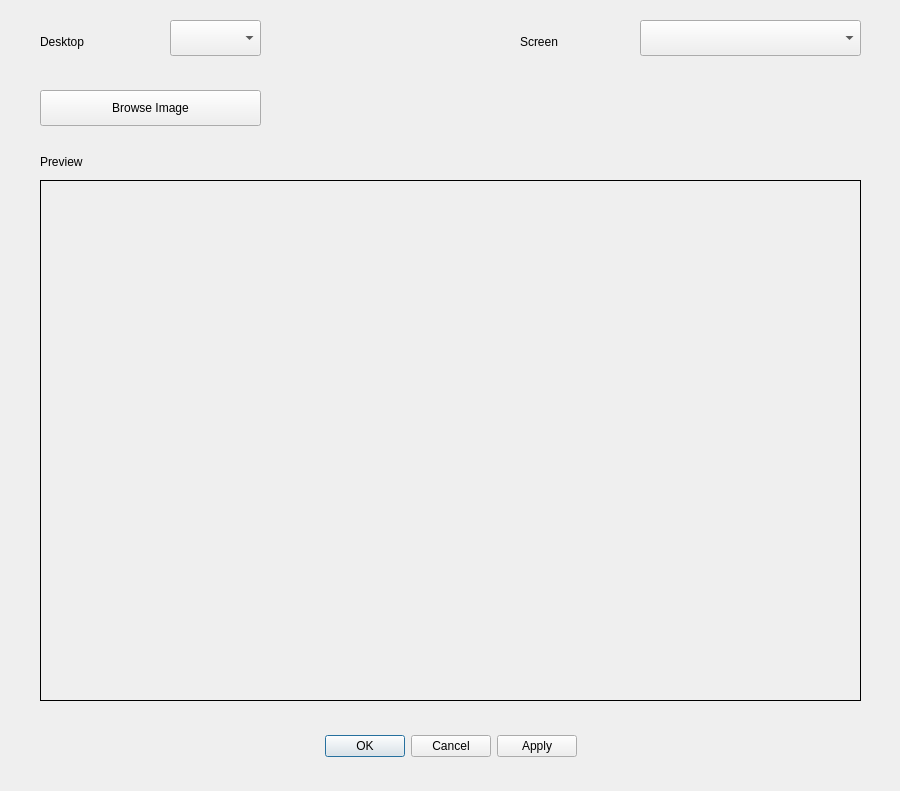
<?xml version="1.0" encoding="UTF-8"?>
<ui version="4.0">
 <class>WallpaperSettingsDialog</class>
 <widget class="QDialog" name="WallpaperSettingsDialog">
  <property name="geometry">
   <rect>
    <x>0</x>
    <y>0</y>
    <width>900</width>
    <height>791</height>
   </rect>
  </property>
  <property name="windowTitle">
   <string>Wallpaper Settings</string>
  </property>
  <widget class="QDialogButtonBox" name="buttonBox">
   <property name="geometry">
    <rect>
     <x>40</x>
     <y>730</y>
     <width>821</width>
     <height>32</height>
    </rect>
   </property>
   <property name="orientation">
    <enum>Qt::Horizontal</enum>
   </property>
   <property name="standardButtons">
    <set>QDialogButtonBox::Apply|QDialogButtonBox::Cancel|QDialogButtonBox::Ok</set>
   </property>
   <property name="centerButtons">
    <bool>true</bool>
   </property>
  </widget>
  <widget class="QPushButton" name="browse">
   <property name="geometry">
    <rect>
     <x>40</x>
     <y>90</y>
     <width>221</width>
     <height>36</height>
    </rect>
   </property>
   <property name="text">
    <string>Browse Image</string>
   </property>
  </widget>
  <widget class="QComboBox" name="desktop">
   <property name="geometry">
    <rect>
     <x>170</x>
     <y>20</y>
     <width>91</width>
     <height>36</height>
    </rect>
   </property>
  </widget>
  <widget class="QLabel" name="desktopLabel">
   <property name="geometry">
    <rect>
     <x>40</x>
     <y>30</y>
     <width>111</width>
     <height>23</height>
    </rect>
   </property>
   <property name="text">
    <string>Desktop</string>
   </property>
  </widget>
  <widget class="QLabel" name="screenLabel">
   <property name="geometry">
    <rect>
     <x>520</x>
     <y>30</y>
     <width>101</width>
     <height>23</height>
    </rect>
   </property>
   <property name="text">
    <string>Screen</string>
   </property>
  </widget>
  <widget class="QComboBox" name="screen">
   <property name="geometry">
    <rect>
     <x>640</x>
     <y>20</y>
     <width>221</width>
     <height>36</height>
    </rect>
   </property>
  </widget>
  <widget class="QFrame" name="previewHolder">
   <property name="geometry">
    <rect>
     <x>40</x>
     <y>180</y>
     <width>821</width>
     <height>521</height>
    </rect>
   </property>
   <property name="frameShape">
    <enum>QFrame::Panel</enum>
   </property>
   <property name="frameShadow">
    <enum>QFrame::Plain</enum>
   </property>
   <widget class="QLabel" name="preview">
    <property name="geometry">
     <rect>
      <x>10</x>
      <y>10</y>
      <width>800</width>
      <height>500</height>
     </rect>
    </property>
    <property name="text">
     <string/>
    </property>
    <property name="scaledContents">
     <bool>true</bool>
    </property>
   </widget>
  </widget>
  <widget class="QLabel" name="previewLabel">
   <property name="geometry">
    <rect>
     <x>40</x>
     <y>150</y>
     <width>131</width>
     <height>23</height>
    </rect>
   </property>
   <property name="text">
    <string>Preview</string>
   </property>
  </widget>
 </widget>
 <resources/>
 <connections>
  <connection>
   <sender>buttonBox</sender>
   <signal>accepted()</signal>
   <receiver>WallpaperSettingsDialog</receiver>
   <slot>accept()</slot>
   <hints>
    <hint type="sourcelabel">
     <x>248</x>
     <y>254</y>
    </hint>
    <hint type="destinationlabel">
     <x>157</x>
     <y>274</y>
    </hint>
   </hints>
  </connection>
  <connection>
   <sender>buttonBox</sender>
   <signal>rejected()</signal>
   <receiver>WallpaperSettingsDialog</receiver>
   <slot>reject()</slot>
   <hints>
    <hint type="sourcelabel">
     <x>316</x>
     <y>260</y>
    </hint>
    <hint type="destinationlabel">
     <x>286</x>
     <y>274</y>
    </hint>
   </hints>
  </connection>
 </connections>
</ui>
